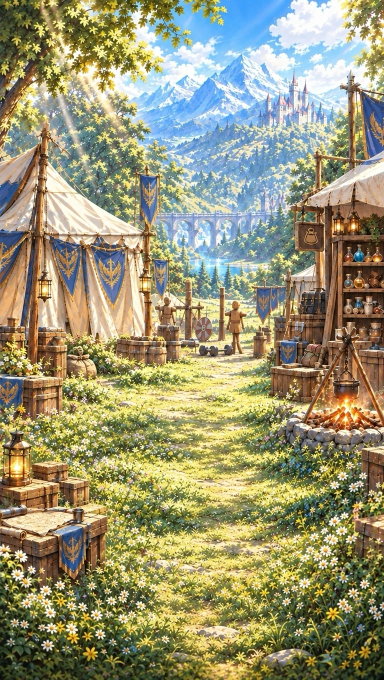
#> input picture assets/basecamp/basecamp_main.webp, 768 x 1360 px (shown at 1/2 size)
$ python -i front-art.py   (imports and definitions only)
#> lines starting #> are read from the running program, lines starting #| are printed output that depends on the picture
# =========================================================
# 2026-10-20 第4便：ユーザー納品の正面向きの門（E01）・道標（E02）をゲームの素材にする（テストではない道具）
#  python3 -I tools/fullplay1020/front-art.py <E01 の PNG のフォルダ> <E02 の PNG のフォルダ>（E01 を - にすると道標だけ）
#  → assets/fields/front_1020/*.webp（透明な余白を切る・柱の足もと＝絵の下の端・幅 1280／道標 512 に縮小・WebP q88）
#  道標は、絵の本体（いちばん大きいかたまり）から離れた小さな点（背景抜きの残り）を消す。色は変えない
#  最後に、各絵の縦横比（高さ ÷ 幅）と、門の口の幅（下から 5% の高さ・絵の幅に対する比）を出す（js/proto/roadfirst-world.js の FRONT に写す）
# =========================================================
import sys, os, glob
import numpy as np
from PIL import Image, ImageDraw

ROOT = os.path.join(os.path.dirname(os.path.abspath(__file__)), '..', '..')
OUT = os.path.join(ROOT, 'assets', 'fields', 'front_1020')
# [1 line not run here, left out]


def main_blob(im):
    """いちばん大きい不透明のかたまり（8 近傍）だけを残す。小さな点を消す（縮小した判定 → 元の大きさへ広げてから掛ける）"""
    a = np.array(im.split()[3]); H, W = a.shape; k = 4
    small = Image.fromarray(((a[::k, ::k] > 24) * 255).astype(np.uint8))
    s = np.array(small); seen = np.zeros_like(s, dtype=bool); best = None
    for y in range(s.shape[0]):
        for x in range(s.shape[1]):
            if s[y, x] and not seen[y, x]:
                m = Image.fromarray(s).copy(); ImageDraw.floodfill(m, (x, y), 128); comp = np.array(m) == 128
                seen |= comp; n = comp.sum()
                if best is None or n > best[0]: best = (n, comp)
    keep = Image.fromarray((best[1] * 255).astype(np.uint8)).resize((W, H), Image.NEAREST)
    keep = np.array(keep.filter(__import__('PIL.ImageFilter', fromlist=['MaxFilter']).MaxFilter(9))) > 0
    r = np.array(im); r[..., 3] = np.where(keep, r[..., 3], 0); return Image.fromarray(r)


def crop(im):
    a = np.array(im.split()[3]); ys, xs = np.where(a > 8)
    return im.crop((max(0, xs.min() - 4), max(0, ys.min() - 4), min(im.width, xs.max() + 5), ys.max() + 1))


def opening(im):
    a = np.array(im.split()[3]); H, W = a.shape; row = a[int(H * 0.95)]; c = W // 2; l = r = c
    if row[c] >= 24: return 0
    while l > 0 and row[l] < 24: l -= 1
    while r < W - 1 and row[r] < 24: r += 1
    return (r - l) / W


def run(src, prefix, width, blob):
    for f in sorted(glob.glob(os.path.join(src, prefix + '*.png'))):
        im = Image.open(f).convert('RGBA')
        if blob: im = main_blob(im)
        im = crop(im); h = round(im.height * width / im.width)
        im = im.resize((width, h), Image.LANCZOS)
        name = os.path.basename(f)[4:].replace('.png', '.webp')   # E01_ch1_seal_gate_front.png → ch1_seal_gate_front.webp
        im.save(os.path.join(OUT, name), 'WEBP', quality=88, method=6)
        print(f'{name}  {width}x{h}  ah {h / width:.3f}  open {opening(im):.3f}  {os.path.getsize(os.path.join(OUT, name)) // 1024}KB')


# [2 lines not run here, left out]

>>> import cv2
>>> picture = cv2.imread('../../assets/basecamp/basecamp_main.webp', cv2.IMREAD_GRAYSCALE)
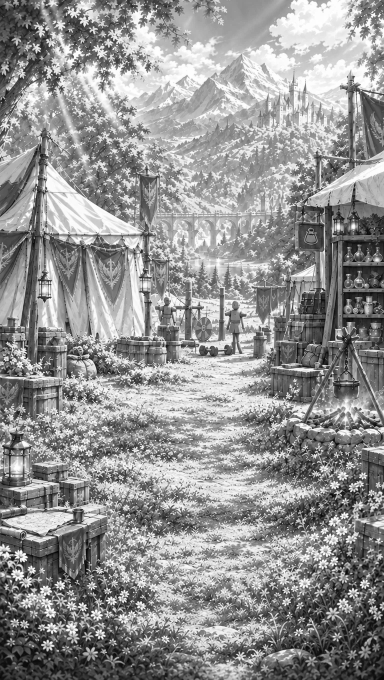
#> picture: shape (1360, 768) (shown at 1/2 size); min 1, max 255, mean 146.3
#> (the run stopped early here; a loop or call above may not have finished)

$ run again, on assets/battle/field_1012/ch1_meadow.webp
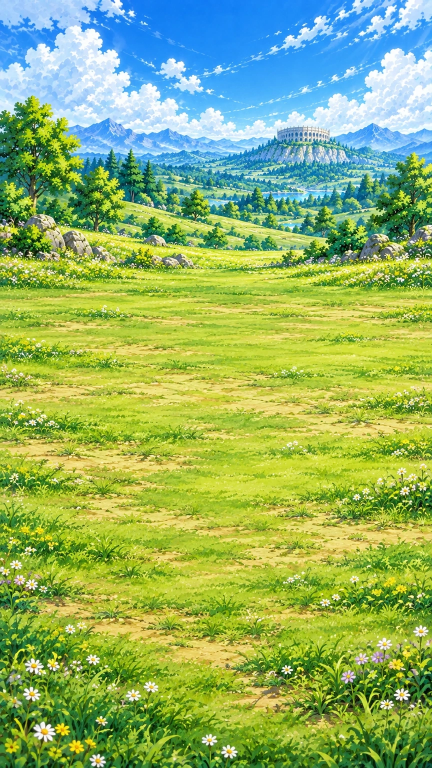
#> input picture assets/battle/field_1012/ch1_meadow.webp, 864 x 1536 px (shown at 1/2 size)
#> `picture = cv2.imread('../../assets/basecamp/basecamp_main.webp', cv2.I..`:
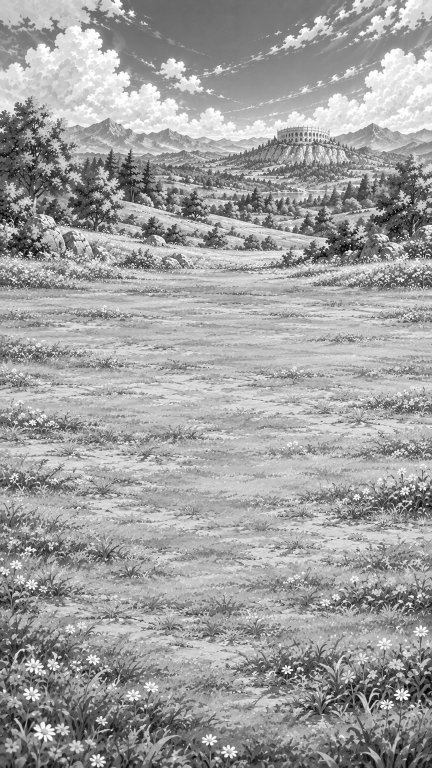
#> picture: shape (1536, 864) (shown at 1/2 size); min 1, max 255, mean 159.6

$ run again, on assets/battle/flurene_moves_1015/f01_b02.webp
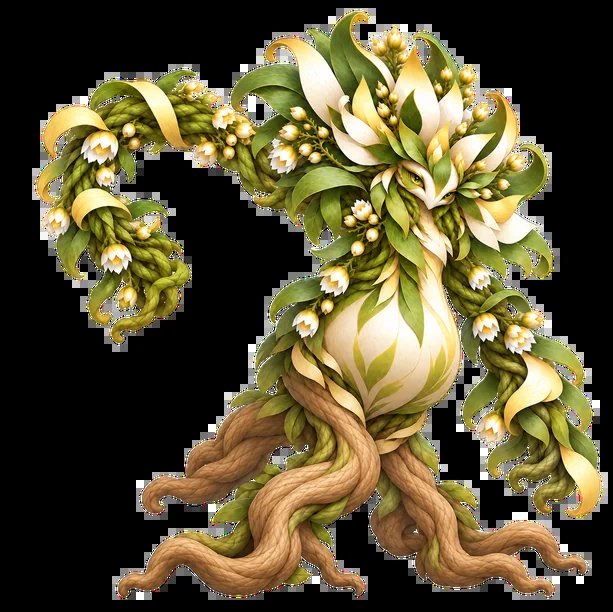
#> input picture assets/battle/flurene_moves_1015/f01_b02.webp, 613 x 612 px
#> `picture = cv2.imread('../../assets/basecamp/basecamp_main.webp', cv2.I..`:
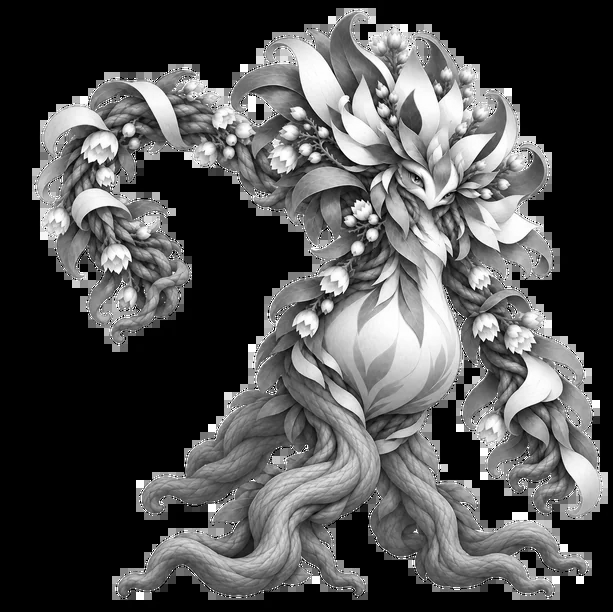
#> picture: shape (612, 613); min 0, max 255, mean 80.3
